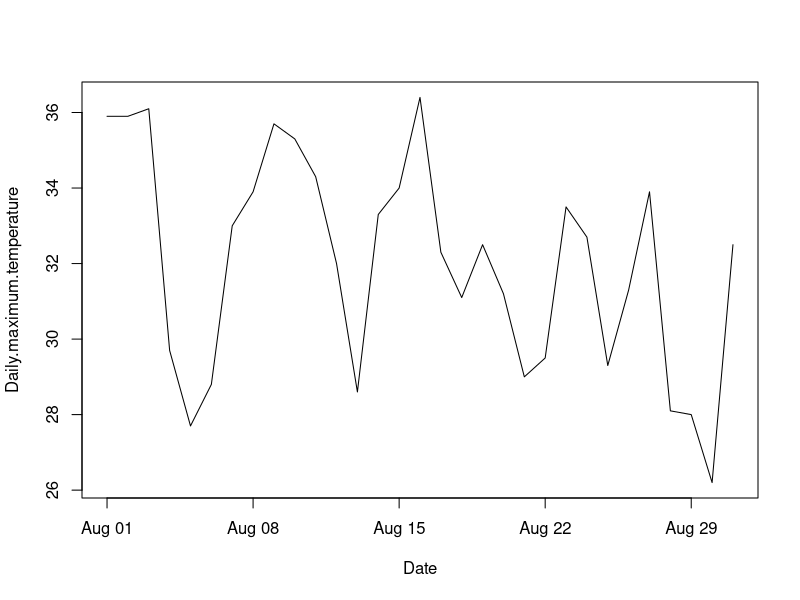

The R source for this figure:
# Open this file in RStudio.

# 演習2-3：日付オブジェクトの扱い

X = read.csv("enshu2-3-daily.csv")  # CSVファイルの読み込み
str(X)  # オブジェクトXの構造

X[,1] = as.Date(X[,1])  # 1列目を Date オブジェクトにする
class(X[,1])  # 確認

plot(X, type="l")  # プロットすると横軸が日付になる
weekdays(X[,1])  # 曜日
